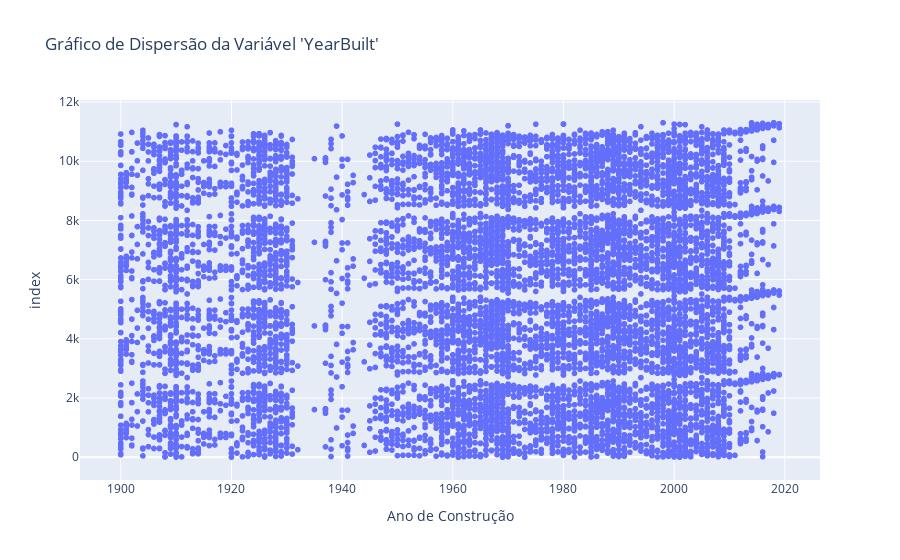

Notebook code for this chart:
### Code cell
import plotly.express as px

# Supondo que df2_raw_seattle seja seu DataFrame
# Criando o gráfico de dispersão usando o índice como eixo Y e 'YearBuilt' como eixo X
fig = px.scatter(df3_raw_seattle, 
                 x='YearBuilt',  # Variável para o eixo X
                 y=df3_raw_seattle.index,  # Usando o índice como o eixo Y
                 title="Gráfico de Dispersão da Variável 'YearBuilt'",
                 labels={'YearBuilt': 'Ano de Construção'},
                 hover_data=['YearBuilt'])  # Informações ao passar o mouse

# Exibindo o gráfico interativo
fig.show()

### Figure 1 — Plotly figure (JSON) as saved in the notebook; plotly's stock layout.template omitted (floating-point values rounded to 4 significant figures; data arrays with more than 128 entries replaced by an {"elided": "..."} marker saying what was removed)
{"data": [{"hovertemplate": "Ano de Construção=%{x}<br>index=%{y}<extra></extra>", "legendgroup": "", "marker": {"color": "#636efa", "symbol": "circle"}, "mode": "markers", "name": "", "showlegend": false, "type": "scattergl", "x": {"elided": "11300 int values"}, "xaxis": "x", "y": {"elided": "11300 int values"}, "yaxis": "y"}], "layout": {"legend": {"tracegroupgap": 0}, "title": {"text": "Gráfico de Dispersão da Variável 'YearBuilt'"}, "xaxis": {"anchor": "y", "domain": [0, 1], "title": {"text": "Ano de Construção"}}, "yaxis": {"anchor": "x", "domain": [0, 1], "title": {"text": "index"}}}}
